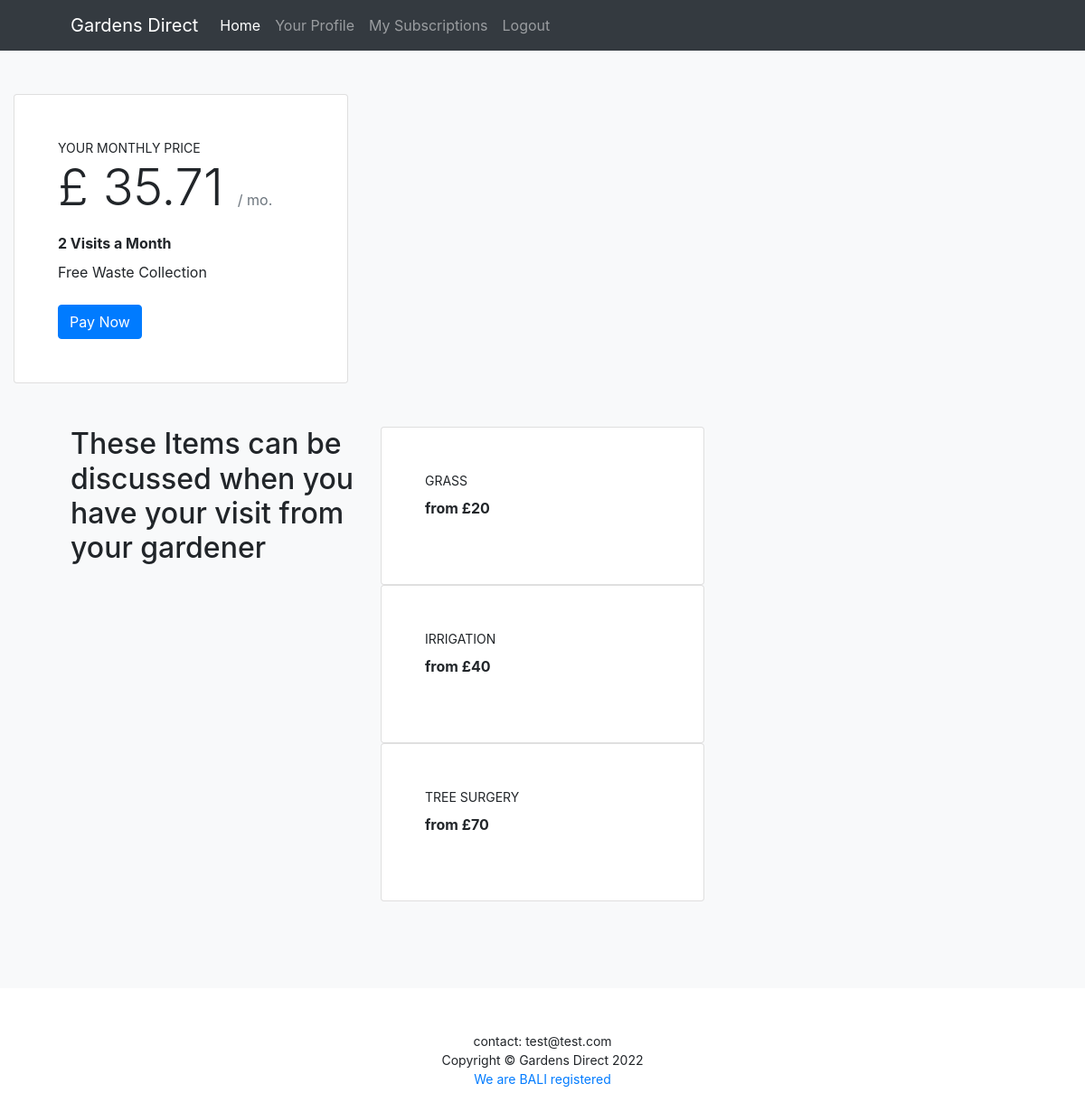
Screenshot of /quote/ (signed in) with the database file from the repository.
### profiles/models.py (models this page shows, shortened)
class UserProfile(models.Model):
    user = models.OneToOneField(User, on_delete=models.CASCADE)
    phoneNumber = models.IntegerField(MaxValueValidator(999999999999), null=True, blank=True)
    First_line_address = models.CharField(max_length=80, null=True, blank=True)
    Post_code = models.CharField(max_length=20, null=True, blank=True)
    garden_width = models.FloatField(default=0, blank=True)
    garden_length = models.FloatField(default=0, blank=True)
    irrigation = models.BooleanField(default=False)
    grass = models.BooleanField(default=False)
    quote = models.FloatField(default=0, editable=True, blank=True)

### admin_products/models.py (models this page shows, shortened)
class Products(models.Model):
    product = models.CharField(max_length=50, blank=True, null=False,
                               unique=True)
    descriptions = models.CharField(max_length=250, blank=True, null=False)
    price = models.IntegerField()
    sale = models.BooleanField()

### calculator/views.py (the view)
# urls.py: path('', views.quote, name = 'quote'),
@login_required
def quote(request):
    total = UserProfile.objects.get(user=request.user).quote
    product_details = Products.objects.all()
    print(total)
    context = {
        'product_details': product_details,
        'total': total
    }
    template = 'quote.html'
    return render(request, template, context)

### calculator/templates/quote.html (shortened to what this page needs)
{% extends "base.html" %}
{% load static %}
{% load crispy_forms_tags %}
{% block content %}
<section class="bg-light py-5">
    <div class="col-lg-8 col-xl-4">
        <div class="card mb-5 mb-xl-0">
            <div class="card-body p-5">
                <div class="small text-uppercase fw-bold">
                    Your Monthly Price
                </div>
                <div class="mb-3">
                    <span class="display-4 fw-bold">£ {{ total }}
                    </span>
                    <span class="text-muted">/ mo.</span>
                </div>
                <ul class="list-unstyled mb-4">
                    <li class="mb-2">
                        <strong>2 Visits a Month</strong>
                    </li>
                    <li class="mb-2">
                        Free Waste Collection
                    </li>
                </ul>
                <div class="d-grid"><a class="btn btn-primary" href="{% url 'checkout' %}">Pay Now</a></div>
            </div>
        </div>
    </div>
    <div class="container px-5 my-5">
        <div class="row gx-5">
            <div class="col-lg-4 mb-5 mb-lg-0">
                <h2 class="fw-bolder mb-0">These Items can be discussed when you have your visit from your gardener</h2>
            </div>
            <div class="col-lg-8">
                {% for data in product_details %}
                <div class="row gx-6 row-cols-1 row-cols-md-2">
                    <div class="card mb-5 mb-xl-0">
                        <div class="card-body p-5">
                            <div class="small text-uppercase fw-bold">
                                {{ data.product }}
                            </div>
                            <ul class="list-unstyled mb-4">
                                <li class="mb-2">
                                    <strong>from £{{ data.price }}</strong>
                                </li>
                            </ul>
                        </div>
                    </div>
                </div>
                {% endfor %}
            </div>
        </div>
    </div>
</section>
{% endblock %}

### static/css/base.css (style rules this page uses)
:root { --bs-blue:#0d6efd;--bs-indigo:#6610f2;--bs-purple:#6f42c1;--bs-pink:#d63384;--bs-red:#dc3545;--bs-orange:#fd7e14;--bs-yellow:#ffc107;--bs-green:#198754;--bs-teal:#20c997;--bs-cyan:#0dcaf0;--bs-white:#fff;--bs-gray:#6c757d;--bs-gray-dark:#343a40;--bs-gray-100:#f8f9fa;--bs-gray-200:#e9ecef;--bs-gray-300:#dee2e6;--bs-gray-400:#ced4da;--bs-gray-500:#adb5bd;--bs-gray-600:#6c757d;--bs-gray-700:#495057;--bs-gray-800:#343a40;--bs-gray-900:#212529;--bs-primary:#0d6efd;--bs-secondary:#6c757d;--bs-success:#198754;--bs-info:#0dcaf0;--bs-warning:#ffc107;--bs-danger:#dc3545;--bs-light:#f8f9fa;--bs-dark:#212529;--bs-primary-rgb:13,110,253;--bs-secondary-rgb:108,117,125;--bs-success-rgb:25,135,84;--bs-info-rgb:13,202,240;--bs-warning-rgb:255,193,7;--bs-danger-rgb:220,53,69;--bs-light-rgb:248,249,250;--bs-dark-rgb:33,37,41;--bs-white-rgb:255,255,255;--bs-black-rgb:0,0,0;--bs-body-color-rgb:33,37,41;--bs-body-bg-rgb:255,255,255;--bs-font-sans-serif:system-ui,-apple-system,"Segoe UI",Roboto,"Helvetica Neue",Arial,"Noto Sans","Liberation Sans",sans-serif,"Apple Color Emoji","Segoe UI Emoji","Segoe UI Symbol","Noto Color Emoji";--bs-font-monospace:SFMono-Regular,Menlo,Monaco,Consolas,"Liberation Mono","Courier New",monospace;--bs-gradient:linear-gradient(180deg,rgba(255,255,255,.15),rgba(255,255,255,0));--bs-body-font-family:var(--bs-font-sans-serif);--bs-body-font-size:1rem;--bs-body-font-weight:400;--bs-body-line-height:1.5;--bs-body-color:#212529;--bs-body-bg:#fff }

### rows the page displays
UserProfile: quote "35.71"
Products: product "GRASS", price "20"
Products: product "IRRIGATION", price "40"
Products: product "TREE SURGERY", price "70"
